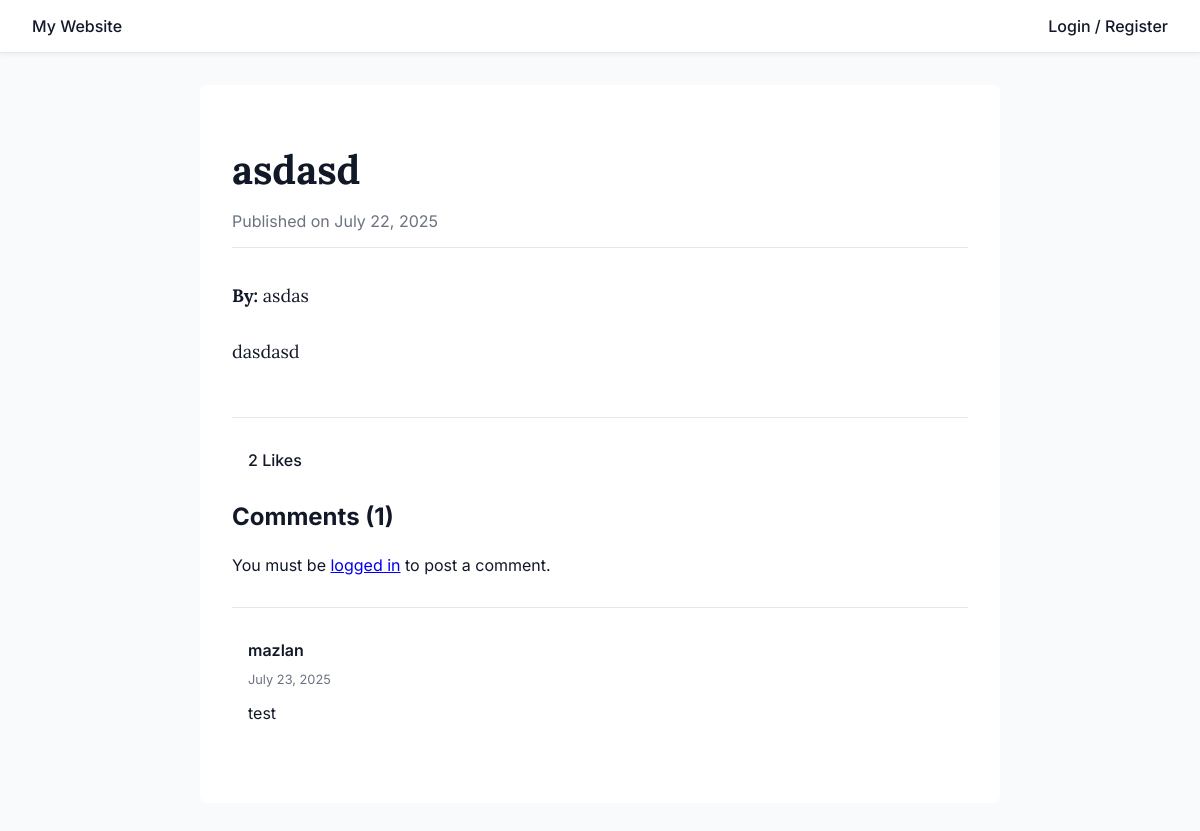
/view.php?id=9, run on the app's committed database.
### tables this page shows
CREATE TABLE `comments` (
  `id` int(11) NOT NULL,
  `user_id` int(11) NOT NULL,
  `content_id` int(11) NOT NULL,
  `comment` text NOT NULL,
  `created_at` datetime NOT NULL DEFAULT current_timestamp()
);

CREATE TABLE `users` (
  `id` int(11) NOT NULL,
  `nric` varchar(50) NOT NULL,
  `email` varchar(100) NOT NULL,
  `username` varchar(50) DEFAULT NULL,
  `password` varchar(255) NOT NULL,
  `created_at` datetime NOT NULL DEFAULT current_timestamp()
);

### php/admin_auth_check.php (called while the page is built, shortened)
<?php
function isAdminLoggedIn()
{
    return false;
}

### php/user_auth_check.php (called while the page is built, shortened)
<?php
function isUserLoggedIn()
{
    return false;
}

### php/content.php (called while the page is built, shortened)
<?php
class Content
{
    private $conn;
    private $content_table = 'content';
    private $articles_table = 'articles';
    private $likes_table = 'likes';
    private $comments_table = 'comments';
    public function __construct($db)
    {
        $this->conn = $db;
    }
    public function getById($id, $current_user_id = null)
    {
        $contentData = $this->getBaseContent($id);
        $details = $this->getContentDetails($id, $contentData['content_type']);
        $contentData['like_count'] = $this->getLikeCount($id);
        $contentData['comments'] = $this->getComments($id);
        $contentData['user_has_liked'] = $current_user_id ? $this->hasUserLiked($id, $current_user_id) : false;
        return array_merge($contentData, $details ?: []);
    }
    private function getBaseContent($id)
    {
        $query = "SELECT * FROM " . $this->content_table . " WHERE id = :id LIMIT 1";
        $stmt = $this->conn->prepare($query);
        $stmt->bindParam(':id', $id, PDO::PARAM_INT);
        $stmt->execute();
        return $stmt->fetch(PDO::FETCH_ASSOC);
    }
    private function getContentDetails($id, $contentType)
    {
        $detailsQuery = '';
        switch ($contentType) {
            case 'article':
                $detailsQuery = "SELECT * FROM " . $this->articles_table . " WHERE content_id = :id";
                break;
        }
        $detailsStmt = $this->conn->prepare($detailsQuery);
        $detailsStmt->bindParam(':id', $id, PDO::PARAM_INT);
        $detailsStmt->execute();
        $details = $detailsStmt->fetch(PDO::FETCH_ASSOC);
        return $details;
    }
    private function getLikeCount($content_id)
    {
        $query = "SELECT COUNT(*) as count FROM " . $this->likes_table . " WHERE content_id = :content_id";
        $stmt = $this->conn->prepare($query);
        $stmt->bindParam(':content_id', $content_id, PDO::PARAM_INT);
        $stmt->execute();
        $result = $stmt->fetch(PDO::FETCH_ASSOC);
        return $result['count'] ?? 0;
    }
    private function getComments($content_id)
    {
        $query = "SELECT c.comment, c.created_at, u.username FROM " . $this->comments_table . " c JOIN users u ON c.user_id = u.id WHERE c.content_id = :content_id ORDER BY c.created_at DESC";
        $stmt = $this->conn->prepare($query);
        $stmt->bindParam(':content_id', $content_id, PDO::PARAM_INT);
        $stmt->execute();
        return $stmt->fetchAll(PDO::FETCH_ASSOC);
    }
}

### view.php (the view, shortened to what this page needs)
<?php
require_once ROOT_PATH . '/php/admin_auth_check.php';
require_once ROOT_PATH . '/php/user_auth_check.php';
require_once ROOT_PATH . '/php/content.php';
$content_id = filter_input(INPUT_GET, 'id', FILTER_VALIDATE_INT);
$is_user_logged_in = isUserLoggedIn();
$is_admin_logged_in = isAdminLoggedIn();
$current_user_id = $is_user_logged_in ? $_SESSION['user_id'] : null;
$contentData = null;
if ($content_id) {
    $database = new Database();
    $db = $database->connect();
    $content = new Content($db);
    $contentData = $content->getById($content_id, $current_user_id);
}
?>
<!DOCTYPE html>
<html lang="en">
<head>
</head>
<body>
    <nav class="navbar">
        <a href="<?php echo BASE_URL; ?>/index.php">My Website</a>
        <div class="nav-links">
            <?php if ($is_admin_logged_in): ?>
                <span>Welcome, <?php echo htmlspecialchars($_SESSION['admin_username']); ?>!</span>
                <a href="<?php echo BASE_URL; ?>/admin/dashboard.php">Admin Dashboard</a>
                <?php if ($contentData): ?>
                    <a href="<?php echo BASE_URL; ?>/admin/edit_content.php?id=<?php echo $content_id; ?>" class="admin-link">Edit Content</a>
                <?php endif; ?>
            <?php elseif ($is_user_logged_in): ?>
                <span>Welcome, <?php echo htmlspecialchars($_SESSION['username']); ?>!</span>
                <a href="<?php echo BASE_URL; ?>/profile.php">My Profile</a>
                <a href="<?php echo BASE_URL; ?>/api/user_logout.php">Logout</a>
            <?php else: ?>
                <a href="<?php echo BASE_URL; ?>/login.php">Login / Register</a>
            <?php endif; ?>
        </div>
    </nav>
    <main class="content-wrapper">
        <?php if ($contentData): ?>
            <div class="content-card">
                <h1 class="content-title"><?php echo htmlspecialchars($contentData['title']); ?></h1>
                <p class="meta">
                    Published on <?php echo date('F j, Y', strtotime($contentData['created_at'])); ?>
                </p>
                <div class="content-body">
                    <?php switch ($contentData['content_type']):
                        case 'article': ?>
                            <p><strong>By:</strong> <?php echo htmlspecialchars($contentData['author']); ?></p>
                            <div><?php echo nl2br(htmlspecialchars($contentData['body'])); ?></div>
                            <?php break; ?>
                    <?php endswitch; ?>
                </div>
                <div class="interactions">
                    <span class="like-count" id="like-count"><?php echo $contentData['like_count']; ?> Likes</span>
                </div>
                <div class="comments-section">
                    <h3>Comments (<span id="comment-count"><?php echo count($contentData['comments']); ?></span>)</h3>
                    <?php if ($is_user_logged_in): ?>
                        <form id="comment-form" class="comment-form">
                            <textarea name="comment_text" placeholder="Write a comment..." required></textarea>
                            <button type="submit">Post Comment</button>
                        </form>
                    <?php else: ?>
                        <p>You must be <a href="login.php">logged in</a> to post a comment.</p>
                    <?php endif; ?>
                    <ul id="comment-list" class="comment-list">
                        <?php if (!empty($contentData['comments'])): ?>
                            <?php foreach ($contentData['comments'] as $comment): ?>
                                <li class="comment-item">
                                    <div class="comment-body">
                                        <p class="comment-author"><?php echo htmlspecialchars($comment['username']); ?></p>
                                        <p class="comment-meta"><?php echo date('F j, Y', strtotime($comment['created_at'])); ?></p>
                                        <p><?php echo nl2br(htmlspecialchars($comment['comment'])); ?></p>
                                    </div>
                                </li>
                            <?php endforeach; ?>
                        <?php endif; ?>
                    </ul>
                </div>
            </div>
        <?php endif; ?>
    </main>
</body>
</html>

### view.php (style rules this page uses)
:root { --bg-color: #f9fafb; --text-color: #111827; --subtle-text-color: #6b7280; --border-color: #e5e7eb; --card-bg-color: #ffffff; --shadow-color: rgba(0, 0, 0, 0.05); --primary-color: #2563eb; --font-sans: 'Inter', sans-serif; --font-serif: 'Lora', serif; }
body { font-family: var(--font-sans); background-color: var(--bg-color); color: var(--text-color); margin: 0; }
.navbar { background-color: var(--card-bg-color); padding: 1rem 2rem; border-bottom: 1px solid var(--border-color); box-shadow: 0 2px 4px var(--shadow-color); display: flex; justify-content: space-between; align-items: center; }
.navbar a { text-decoration: none; color: var(--text-color); font-weight: 500; }
.nav-links { display: flex; align-items: center; gap: 1.5rem; }
.content-wrapper { max-width: 800px; margin: 2rem auto; padding: 0 1rem; }
.content-card { background-color: var(--card-bg-color); border-radius: 0.5rem; padding: 2rem; }
.content-title { font-family: var(--font-serif); font-size: 2.5rem; margin-bottom: 0.5rem; }
.meta { color: var(--subtle-text-color); margin-bottom: 2rem; border-bottom: 1px solid var(--border-color); padding-bottom: 1rem; }
.content-body { font-family: var(--font-serif); font-size: 1.125rem; line-height: 1.8; }
.content-body p, .content-body div { margin-bottom: 1.5rem; }
.interactions { margin-top: 3rem; padding-top: 2rem; border-top: 1px solid var(--border-color); }
.like-count { margin-left: 1rem; font-weight: 500; }
.comments-section { margin-top: 2rem; }
.comments-section h3 { font-size: 1.5rem; margin-bottom: 1.5rem; }
.comment-list { list-style: none; padding: 0; margin-top: 2rem; }
.comment-item { display: flex; padding: 1rem 0; border-top: 1px solid var(--border-color); }
.comment-author { font-weight: 600; margin-bottom: 0.25rem; }
.comment-meta { font-size: 0.8rem; color: var(--subtle-text-color); }
.comment-body { margin-left: 1rem; }

### data on the page
comments: user.username "mazlan", created_at "July 23, 2025", comment "test"

### other printed values
$contentData['title'] "asdasd"
date('F j, Y', strtotime($contentData['created_at'])) "July 22, 2025"
$contentData['author'] "asdas"
$contentData['body'] "dasdasd"
$contentData['like_count'] "2"
count($contentData['comments']) "1"
